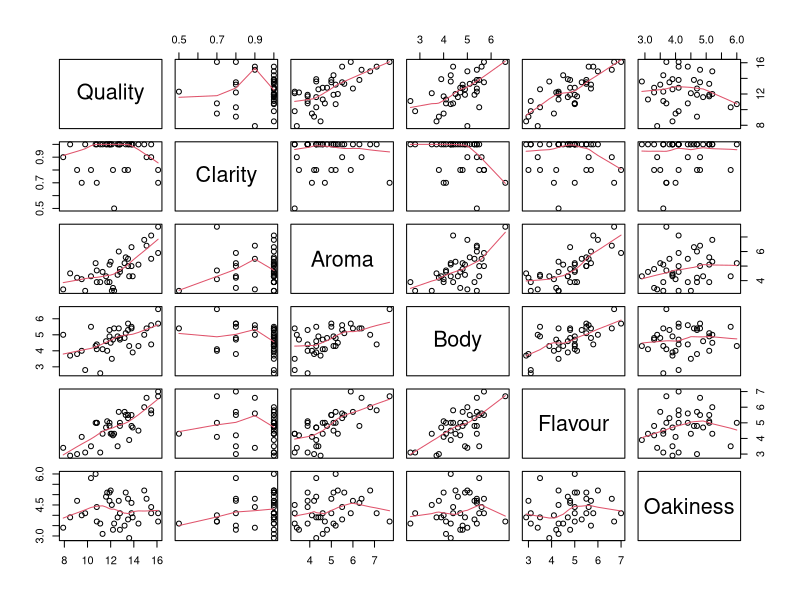
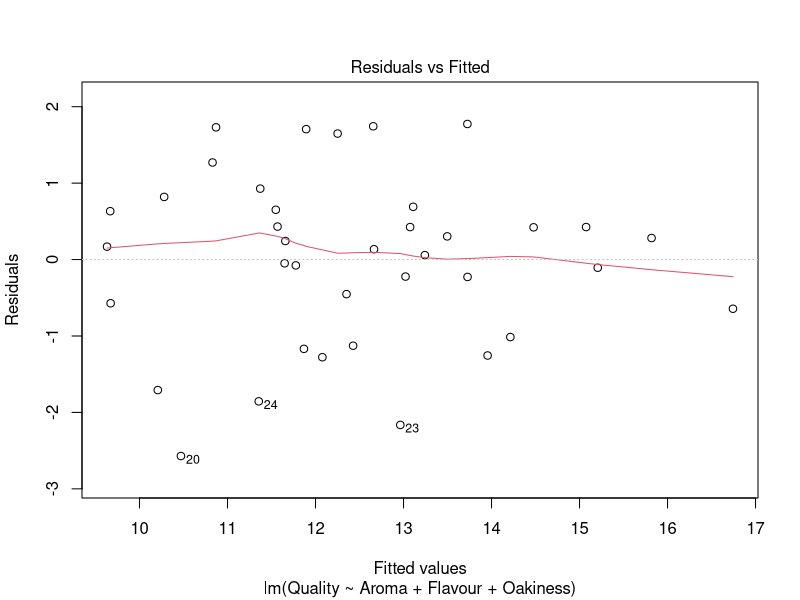
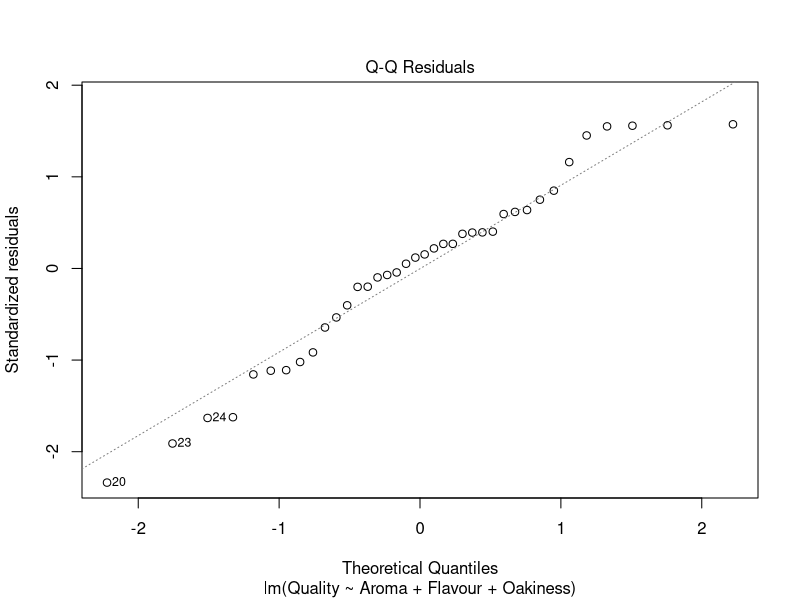
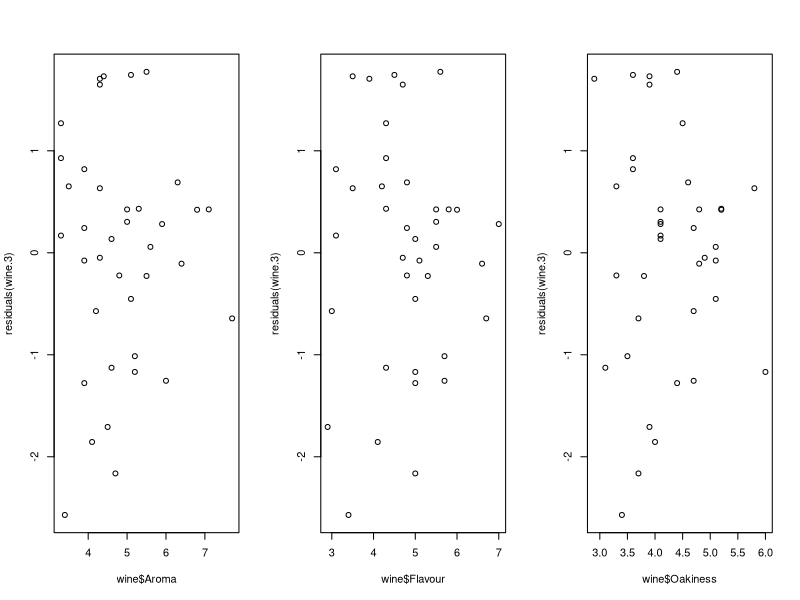

The R script that drew these images, in order:
library("tidyverse")

wine <- read.csv('wine.csv', header = TRUE)

pairs(wine, panel = panel.smooth)
wine.1 = lm(Quality ~ ., data = wine)
summary(wine.1)

wine.2 = lm(Quality ~ Clarity + Aroma + Flavour + Oakiness, data = wine)
summary(wine.2)

wine.3 = lm(Quality ~ Aroma + Flavour + Oakiness, data = wine)
summary(wine.3)

plot(wine.3, which = 1:2)

par(mfrow = c(1, 3))
plot(wine$Aroma, residuals(wine.3))
plot(wine$Flavour, residuals(wine.3))
plot(wine$Oakiness, residuals(wine.3))

summary(wine.3)$coefficients

